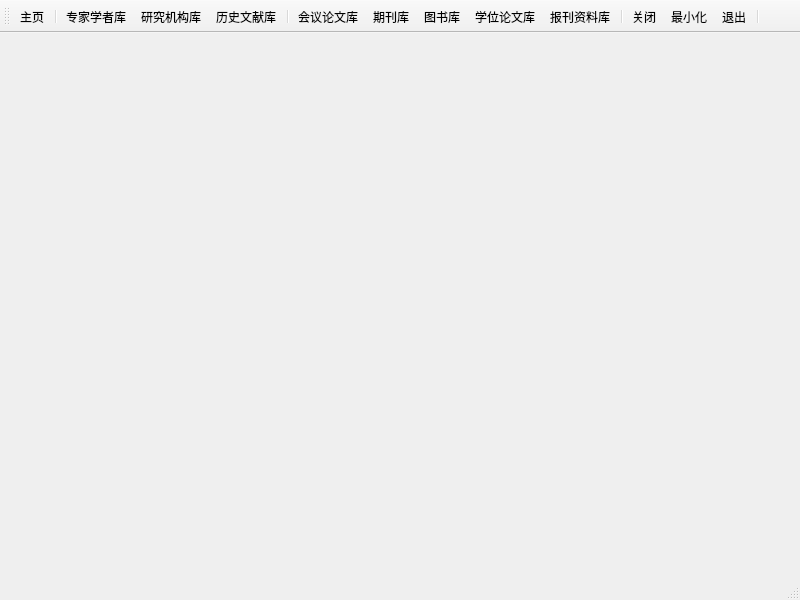
<?xml version="1.0" encoding="UTF-8"?>
<ui version="4.0">
 <class>MainWindow</class>
 <widget class="QMainWindow" name="MainWindow">
  <property name="geometry">
   <rect>
    <x>0</x>
    <y>0</y>
    <width>800</width>
    <height>600</height>
   </rect>
  </property>
  <property name="windowTitle">
   <string>闽南文化研究信息资源数据库</string>
  </property>
  <property name="windowIcon">
   <iconset resource="../RES/img.qrc">
    <normaloff>:/PIC/5450270016495582741.gif</normaloff>:/PIC/5450270016495582741.gif</iconset>
  </property>
  <property name="tabShape">
   <enum>QTabWidget::Triangular</enum>
  </property>
  <widget class="QWidget" name="centralwidget"/>
  <widget class="QMenuBar" name="menubar">
   <property name="geometry">
    <rect>
     <x>0</x>
     <y>0</y>
     <width>800</width>
     <height>22</height>
    </rect>
   </property>
  </widget>
  <widget class="QStatusBar" name="statusbar"/>
  <widget class="QToolBar" name="toolBar">
   <property name="windowTitle">
    <string>toolBar</string>
   </property>
   <property name="allowedAreas">
    <set>Qt::AllToolBarAreas</set>
   </property>
   <attribute name="toolBarArea">
    <enum>TopToolBarArea</enum>
   </attribute>
   <attribute name="toolBarBreak">
    <bool>false</bool>
   </attribute>
   <addaction name="action_home"/>
   <addaction name="separator"/>
   <addaction name="action_expertDB"/>
   <addaction name="action_institutionDB"/>
   <addaction name="action_historyDB"/>
   <addaction name="separator"/>
   <addaction name="Action_meetDB"/>
   <addaction name="action_PeriodicalDB"/>
   <addaction name="action_BookDB"/>
   <addaction name="action_ThesisDB"/>
   <addaction name="action_PapersDB"/>
   <addaction name="separator"/>
   <addaction name="action_close"/>
   <addaction name="action_mini"/>
   <addaction name="action_quit"/>
   <addaction name="separator"/>
  </widget>
  <action name="action_home">
   <property name="icon">
    <iconset resource="../RES/img.qrc">
     <normaloff>:/PIC/home.png</normaloff>:/PIC/home.png</iconset>
   </property>
   <property name="text">
    <string>主页</string>
   </property>
   <property name="toolTip">
    <string>数据库简介</string>
   </property>
  </action>
  <action name="action_close">
   <property name="icon">
    <iconset resource="../RES/img.qrc">
     <normaloff>:/PIC/退出.png</normaloff>:/PIC/退出.png</iconset>
   </property>
   <property name="text">
    <string>关闭</string>
   </property>
   <property name="toolTip">
    <string>关闭所有页面</string>
   </property>
  </action>
  <action name="action_quit">
   <property name="icon">
    <iconset resource="../RES/img.qrc">
     <normaloff>:/PIC/Quit.png</normaloff>:/PIC/Quit.png</iconset>
   </property>
   <property name="text">
    <string>退出</string>
   </property>
   <property name="toolTip">
    <string>退出数据库</string>
   </property>
  </action>
  <action name="action_historyDB">
   <property name="icon">
    <iconset resource="../RES/img.qrc">
     <normaloff>:/PIC/古籍.png</normaloff>:/PIC/古籍.png</iconset>
   </property>
   <property name="text">
    <string>历史文献库</string>
   </property>
   <property name="toolTip">
    <string>历史文献库</string>
   </property>
  </action>
  <action name="action_modernDB">
   <property name="icon">
    <iconset resource="../RES/img.qrc">
     <normaloff>:/PIC/现代研究.png</normaloff>:/PIC/现代研究.png</iconset>
   </property>
   <property name="text">
    <string>现代研究成果库</string>
   </property>
   <property name="toolTip">
    <string>打开现代研究成果库</string>
   </property>
  </action>
  <action name="action_institutionDB">
   <property name="icon">
    <iconset resource="../RES/img.qrc">
     <normaloff>:/PIC/机构.png</normaloff>:/PIC/机构.png</iconset>
   </property>
   <property name="text">
    <string>研究机构库</string>
   </property>
   <property name="toolTip">
    <string>研究机构库</string>
   </property>
  </action>
  <action name="action_expertDB">
   <property name="icon">
    <iconset resource="../RES/img.qrc">
     <normaloff>:/PIC/专家.png</normaloff>:/PIC/专家.png</iconset>
   </property>
   <property name="text">
    <string>专家学者库</string>
   </property>
   <property name="toolTip">
    <string>专家学者库</string>
   </property>
  </action>
  <action name="action_mini">
   <property name="icon">
    <iconset resource="../RES/img.qrc">
     <normaloff>:/PIC/最小化.png</normaloff>:/PIC/最小化.png</iconset>
   </property>
   <property name="text">
    <string>最小化</string>
   </property>
   <property name="toolTip">
    <string>窗口最小化</string>
   </property>
  </action>
  <action name="Action_meetDB">
   <property name="icon">
    <iconset resource="../RES/img.qrc">
     <normaloff>:/PIC/会议.png</normaloff>:/PIC/会议.png</iconset>
   </property>
   <property name="text">
    <string>会议论文库</string>
   </property>
   <property name="toolTip">
    <string>会议论文库</string>
   </property>
  </action>
  <action name="action_PeriodicalDB">
   <property name="icon">
    <iconset resource="../RES/img.qrc">
     <normaloff>:/PIC/期刊.png</normaloff>:/PIC/期刊.png</iconset>
   </property>
   <property name="text">
    <string>期刊库</string>
   </property>
   <property name="toolTip">
    <string>期刊库</string>
   </property>
  </action>
  <action name="action_BookDB">
   <property name="icon">
    <iconset resource="../RES/img.qrc">
     <normaloff>:/PIC/图书.png</normaloff>:/PIC/图书.png</iconset>
   </property>
   <property name="text">
    <string>图书库</string>
   </property>
   <property name="toolTip">
    <string>图书库</string>
   </property>
  </action>
  <action name="action_ThesisDB">
   <property name="icon">
    <iconset resource="../RES/img.qrc">
     <normaloff>:/PIC/论文.png</normaloff>:/PIC/论文.png</iconset>
   </property>
   <property name="text">
    <string>学位论文库</string>
   </property>
   <property name="toolTip">
    <string>学位论文库</string>
   </property>
  </action>
  <action name="action_PapersDB">
   <property name="icon">
    <iconset resource="../RES/img.qrc">
     <normaloff>:/PIC/报纸.png</normaloff>:/PIC/报纸.png</iconset>
   </property>
   <property name="text">
    <string>报刊资料库</string>
   </property>
   <property name="toolTip">
    <string>报刊资料库</string>
   </property>
  </action>
 </widget>
 <resources>
  <include location="../RES/img.qrc"/>
 </resources>
 <connections/>
</ui>
